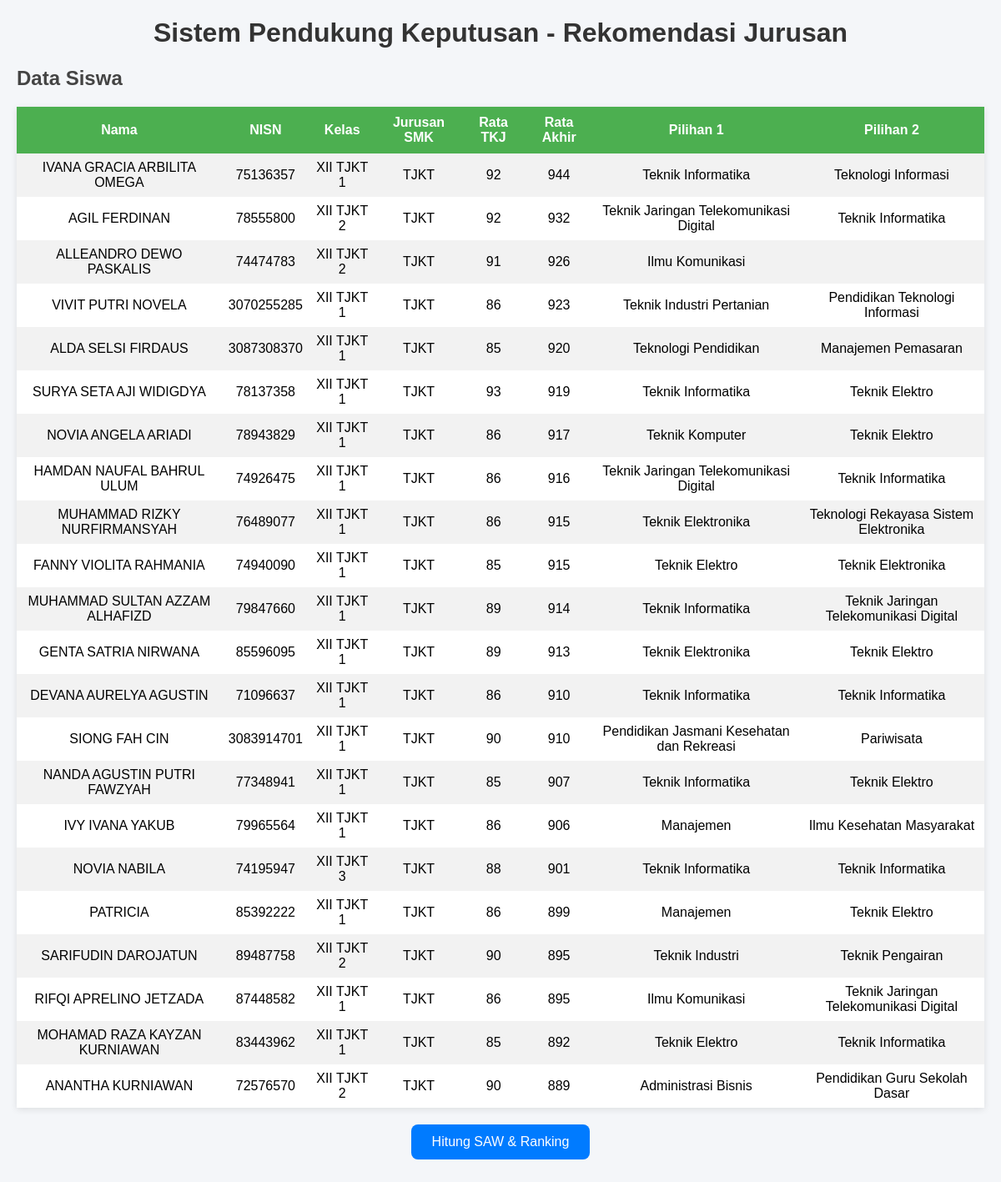
/spk_jurusan/index.php, run on the app's committed database.
### tables this page shows
CREATE TABLE `siswa` (
  `id_siswa` int(11) NOT NULL,
  `nama` varchar(100) NOT NULL,
  `nisn` varchar(20) DEFAULT NULL,
  `kelas` varchar(20) DEFAULT NULL,
  `jurusan_smk` varchar(50) DEFAULT NULL,
  `rata_tkj` float DEFAULT NULL,
  `rata_akhir` float DEFAULT NULL,
  `jurusan_1` varchar(255) DEFAULT NULL,
  `jurusan_2` varchar(255) DEFAULT NULL
);

### spk_jurusan/index.php (the view, shortened to what this page needs)
<!DOCTYPE html>
<html>
<head>
</head>
<body>
    <h1>Sistem Pendukung Keputusan - Rekomendasi Jurusan</h1>
    <?php
    include 'koneksi.php';
    $res = mysqli_query($conn, "SELECT * FROM siswa");
    $rows = mysqli_fetch_all($res, MYSQLI_ASSOC);
    ?>
    <h2>Data Siswa</h2>
    <table>
        <tr>
            <th>Nama</th>
            <th>NISN</th>
            <th>Kelas</th>
            <th>Jurusan SMK</th>
            <th>Rata TKJ</th>
            <th>Rata Akhir</th>
            <th>Pilihan 1</th>
            <th>Pilihan 2</th>
        </tr>
        <?php foreach ($rows as $r): ?>
            <tr>
                <td><?= $r['nama'] ?></td>
                <td><?= $r['nisn'] ?></td>
                <td><?= $r['kelas'] ?></td>
                <td><?= $r['jurusan_smk'] ?></td>
                <td><?= $r['rata_tkj'] ?></td>
                <td><?= $r['rata_akhir'] ?></td>
                <td><?= $r['jurusan_1'] ?></td>
                <td><?= $r['jurusan_2'] ?></td>
            </tr>
        <?php endforeach; ?>
    </table>
    <button onclick="hitungSAW()">Hitung SAW & Ranking</button>
</body>
</html>

### spk_jurusan/index.php (style rules this page uses)
body { font-family: Arial, sans-serif; background: #f4f6f9; margin: 20px; }
h1 { text-align: center; color: #333; }
h2 { color: #444; }
table { width: 100%; border-collapse: collapse; background: white; box-shadow: 0 2px 8px rgba(0, 0, 0, 0.1); }
th { background: #4CAF50; color: white; padding: 10px; }
td { padding: 8px; text-align: center; }
tr:nth-child(even) { background: #f2f2f2; }
button { display: block; margin: 20px auto; padding: 12px 25px; font-size: 16px; background: #007BFF; color: white; border: none; border-radius: 8px; cursor: pointer; }

### data on the page
siswa: nama "IVANA GRACIA ARBILITA OMEGA", nisn "75136357", kelas "XII TJKT 1", jurusan_smk "TJKT", rata_tkj "92", rata_akhir "944", jurusan_1 "Teknik Informatika", jurusan_2 "Teknologi Informasi"
siswa: nama "AGIL FERDINAN", nisn "78555800", kelas "XII TJKT 2", jurusan_smk "TJKT", rata_tkj "92", rata_akhir "932", jurusan_1 "Teknik Jaringan Telekomunikasi Digital", jurusan_2 "Teknik Informatika"
siswa: nama "ALLEANDRO DEWO PASKALIS", nisn "74474783", kelas "XII TJKT 2", jurusan_smk "TJKT", rata_tkj "91", rata_akhir "926", jurusan_1 "Ilmu Komunikasi"
siswa: nama "VIVIT PUTRI NOVELA", nisn "3070255285", kelas "XII TJKT 1", jurusan_smk "TJKT", rata_tkj "86", rata_akhir "923", jurusan_1 "Teknik Industri Pertanian", jurusan_2 "Pendidikan Teknologi Informasi"
siswa: nama "ALDA SELSI FIRDAUS", nisn "3087308370", kelas "XII TJKT 1", jurusan_smk "TJKT", rata_tkj "85", rata_akhir "920", jurusan_1 "Teknologi Pendidikan", jurusan_2 "Manajemen Pemasaran"
siswa: nama "SURYA SETA AJI WIDIGDYA", nisn "78137358", kelas "XII TJKT 1", jurusan_smk "TJKT", rata_tkj "93", rata_akhir "919", jurusan_1 "Teknik Informatika", jurusan_2 "Teknik Elektro"
siswa: nama "NOVIA ANGELA ARIADI", nisn "78943829", kelas "XII TJKT 1", jurusan_smk "TJKT", rata_tkj "86", rata_akhir "917", jurusan_1 "Teknik Komputer", jurusan_2 "Teknik Elektro"
siswa: nama "HAMDAN NAUFAL BAHRUL ULUM", nisn "74926475", kelas "XII TJKT 1", jurusan_smk "TJKT", rata_tkj "86", rata_akhir "916", jurusan_1 "Teknik Jaringan Telekomunikasi Digital", jurusan_2 "Teknik Informatika"
siswa: nama "MUHAMMAD RIZKY NURFIRMANSYAH", nisn "76489077", kelas "XII TJKT 1", jurusan_smk "TJKT", rata_tkj "86", rata_akhir "915", jurusan_1 "Teknik Elektronika", jurusan_2 "Teknologi Rekayasa Sistem Elektronika"
siswa: nama "FANNY VIOLITA RAHMANIA", nisn "74940090", kelas "XII TJKT 1", jurusan_smk "TJKT", rata_tkj "85", rata_akhir "915", jurusan_1 "Teknik Elektro", jurusan_2 "Teknik Elektronika"
siswa: nama "MUHAMMAD SULTAN AZZAM ALHAFIZD", nisn "79847660", kelas "XII TJKT 1", jurusan_smk "TJKT", rata_tkj "89", rata_akhir "914", jurusan_1 "Teknik Informatika", jurusan_2 "Teknik Jaringan Telekomunikasi Digital"
siswa: nama "GENTA SATRIA NIRWANA", nisn "85596095", kelas "XII TJKT 1", jurusan_smk "TJKT", rata_tkj "89", rata_akhir "913", jurusan_1 "Teknik Elektronika", jurusan_2 "Teknik Elektro"
siswa: nama "DEVANA AURELYA AGUSTIN", nisn "71096637", kelas "XII TJKT 1", jurusan_smk "TJKT", rata_tkj "86", rata_akhir "910", jurusan_1 "Teknik Informatika", jurusan_2 "Teknik Informatika"
siswa: nama "SIONG FAH CIN", nisn "3083914701", kelas "XII TJKT 1", jurusan_smk "TJKT", rata_tkj "90", rata_akhir "910", jurusan_1 "Pendidikan Jasmani Kesehatan dan Rekreasi", jurusan_2 "Pariwisata"
siswa: nama "NANDA AGUSTIN PUTRI FAWZYAH", nisn "77348941", kelas "XII TJKT 1", jurusan_smk "TJKT", rata_tkj "85", rata_akhir "907", jurusan_1 "Teknik Informatika", jurusan_2 "Teknik Elektro"
siswa: nama "IVY IVANA YAKUB", nisn "79965564", kelas "XII TJKT 1", jurusan_smk "TJKT", rata_tkj "86", rata_akhir "906", jurusan_1 "Manajemen", jurusan_2 "Ilmu Kesehatan Masyarakat"
siswa: nama "NOVIA NABILA", nisn "74195947", kelas "XII TJKT 3", jurusan_smk "TJKT", rata_tkj "88", rata_akhir "901", jurusan_1 "Teknik Informatika", jurusan_2 "Teknik Informatika"
siswa: nama "PATRICIA", nisn "85392222", kelas "XII TJKT 1", jurusan_smk "TJKT", rata_tkj "86", rata_akhir "899", jurusan_1 "Manajemen", jurusan_2 "Teknik Elektro"
siswa: nama "SARIFUDIN DAROJATUN", nisn "89487758", kelas "XII TJKT 2", jurusan_smk "TJKT", rata_tkj "90", rata_akhir "895", jurusan_1 "Teknik Industri", jurusan_2 "Teknik Pengairan"
siswa: nama "RIFQI APRELINO JETZADA", nisn "87448582", kelas "XII TJKT 1", jurusan_smk "TJKT", rata_tkj "86", rata_akhir "895", jurusan_1 "Ilmu Komunikasi", jurusan_2 "Teknik Jaringan Telekomunikasi Digital"
siswa: nama "MOHAMAD RAZA KAYZAN KURNIAWAN", nisn "83443962", kelas "XII TJKT 1", jurusan_smk "TJKT", rata_tkj "85", rata_akhir "892", jurusan_1 "Teknik Elektro", jurusan_2 "Teknik Informatika"
siswa: nama "ANANTHA KURNIAWAN", nisn "72576570", kelas "XII TJKT 2", jurusan_smk "TJKT", rata_tkj "90", rata_akhir "889", jurusan_1 "Administrasi Bisnis", jurusan_2 "Pendidikan Guru Sekolah Dasar"
